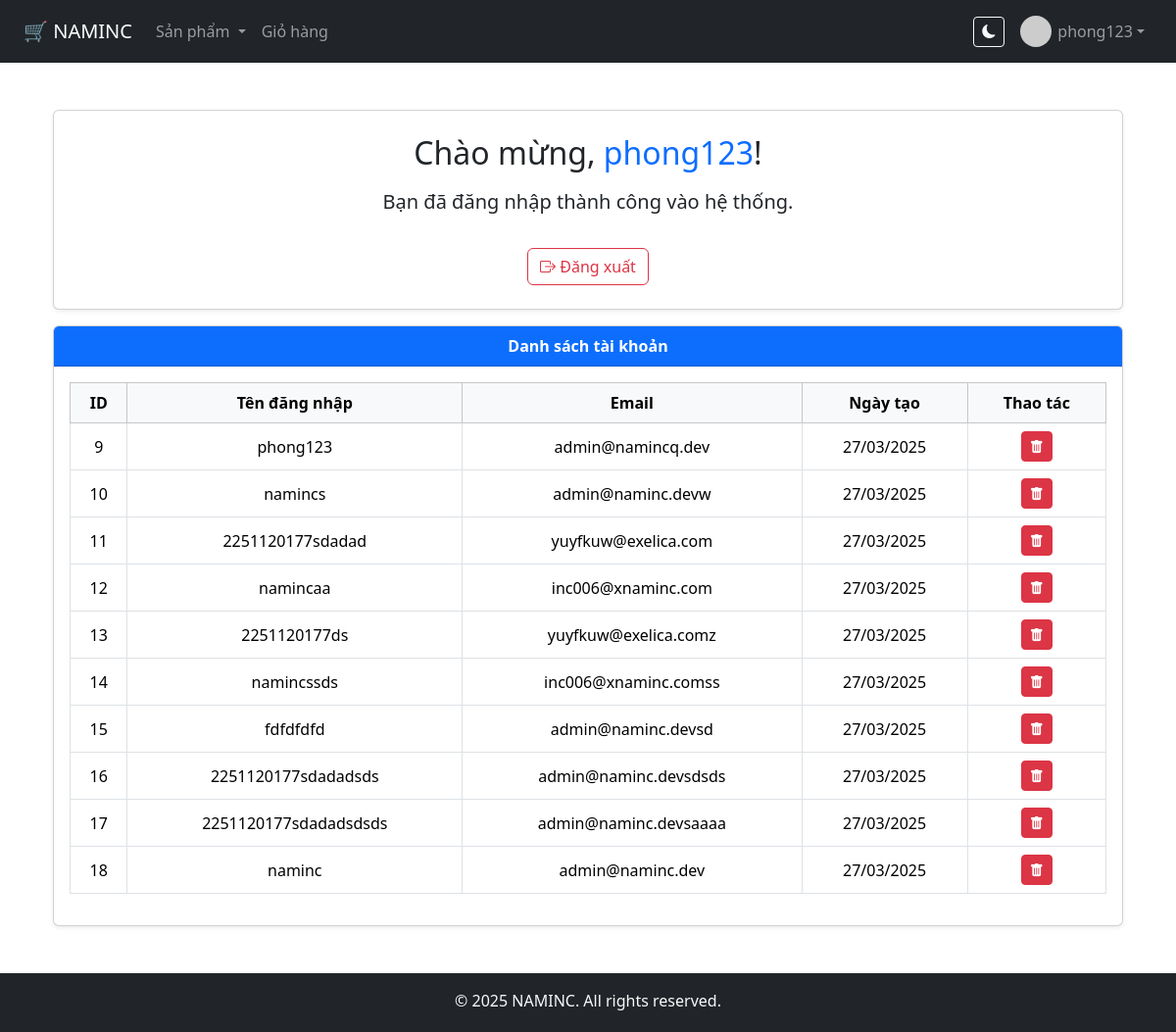
The app's page / (signed in) with its own data.
### tables this page shows
CREATE TABLE `users` (
  `id` int(11) NOT NULL,
  `username` varchar(50) NOT NULL,
  `email` varchar(100) NOT NULL,
  `password` varchar(255) NOT NULL,
  `created_at` timestamp NOT NULL DEFAULT current_timestamp()
);

### core/Controller.php (called while the page is built, shortened)
<?php
class Controller {
    public function model($model) {
        return new $model();
    }
    public function view($view, $data = []) {
        require_once "views/" . $view . ".php";
    }
}

### controllers/HomeController.php (called while the page is built, shortened)
<?php
class HomeController extends Controller {
    public function index() {
        $userModel = $this->model('User');
        $users = $userModel->getAllUsers();
        $this->view('home', ['users' => $users]);
    }
}

### core/App.php (called while the page is built, shortened)
<?php
class App {
    protected $action = 'index';
    public function __construct() {
        $url = $this->parseUrl();
        $this->controller = new $this->controller;
        $this->params = array_values($url);
        call_user_func_array([$this->controller, $this->action], $this->params);
    }
    public function parseUrl() {
        return [];
    }
}

### index.php (called while the page is built)
<?php
require_once 'core/App.php';
require_once 'core/Controller.php';
require_once 'core/Model.php';
$app = new App();

### core/Model.php (called while the page is built, shortened)
<?php
class Model {
    public function __construct() {
        $this->conn = new mysqli(LOCALHOST, USERNAME, PASSWORD, DB_NAME);
    }
}

### models/User.php (called while the page is built, shortened)
<?php
class User extends Model {
    public function getAllUsers() {
        $stmt = $this->conn->prepare("SELECT id, username, email, created_at FROM users ORDER BY id ASC");
        $stmt->execute();
        return $stmt->get_result()->fetch_all(MYSQLI_ASSOC);
    }
}

### views/home.php (the view, shortened to what this page needs)
<?php require_once 'views/layouts/header.php'; ?>
<div class="container mt-4 text-center">
    <div class="card p-4 shadow-sm">
        <h2 class="mb-3">Chào mừng, <span class="text-primary"><?= $_SESSION['user']['username'] ?></span>!</h2>
        <p class="lead">Bạn đã đăng nhập thành công vào hệ thống.</p>
        <div class="text-center">
            <a href="/auth/logout" class="btn btn-outline-danger mt-3 d-inline-block"><i class="bi bi-box-arrow-right"></i> Đăng xuất</a>
        </div>
    </div>
    <div class="col-12 col-sm-8 col-md-6 col-lg-12 mt-3">
        <div class="card shadow-sm mb-5">
            <div class="card-header bg-primary text-white">
                <strong>Danh sách tài khoản</strong>
            </div>
            <div class="card-body">
                <div class="table-responsive">
                    <table class="table table-bordered table-hover align-middle text-center">
                        <thead class="table-light">
                            <tr>
                                <th>ID</th>
                                <th>Tên đăng nhập</th>
                                <th>Email</th>
                                <th>Ngày tạo</th>
                                <th>Thao tác</th>
                            </tr>
                        </thead>
                        <tbody>
                            <?php if (!empty($data['users'])): ?>
                                <?php foreach ($data['users'] as $user): ?>
                                    <tr>
                                        <td><?= $user['id'] ?></td>
                                        <td><?= htmlspecialchars($user['username']) ?></td>
                                        <td><?= htmlspecialchars($user['email']) ?></td>
                                        <td><?= date('d/m/Y', strtotime($user['created_at'])) ?></td>
                                        <td>
                                            <form action="/user/delete" method="post" onsubmit="return confirm('Bạn có chắc muốn xoá tài khoản này?');">
                                                <button type="submit" class="btn btn-sm btn-danger"><i class="bi bi-trash-fill"></i></button>
                                            </form>
                                        </td>
                                    </tr>
                                <?php endforeach; ?>
                            <?php else: ?>
                                <tr>
                                    <td colspan="4">Không có tài khoản nào.</td>
                                </tr>
                            <?php endif; ?>
                        </tbody>
                    </table>
                </div>
            </div>
        </div>
    </div>
</div>
<?php require_once 'views/layouts/footer.php'; ?>

### views/layouts/header.php (shortened to what this page needs)
<!DOCTYPE html>
<html lang="vi" data-bs-theme="light">
<head>
    <link href="https://cdn.jsdelivr.net/npm/bootstrap@5.3.3/dist/css/bootstrap.min.css" rel="stylesheet">
    <link rel="stylesheet" href="https://cdn.jsdelivr.net/npm/bootstrap-icons@1.10.5/font/bootstrap-icons.css">
    <link rel="stylesheet" href="https://cdnjs.cloudflare.com/ajax/libs/font-awesome/6.0.0-beta3/css/all.min.css">
    <link rel="stylesheet" href="/assets/css/custom.css?v=<?= time() ?>">
</head>
<body>
    <nav class="navbar navbar-expand-lg navbar-dark bg-dark px-4">
        <a class="navbar-brand" href="/">🛒 NAMINC</a>
        <div class="collapse navbar-collapse" id="navbarMain">
            <ul class="navbar-nav me-auto">
            <li class="nav-item dropdown">
    <a class="nav-link dropdown-toggle" href="#" role="button" data-bs-toggle="dropdown">
        Sản phẩm
    </a>
</li>
                <li class="nav-item"><a class="nav-link" href="/cart/index">Giỏ hàng</a></li>
            </ul>
            <ul class="navbar-nav ms-auto">
                    <li class="nav-item d-flex align-items-center me-2">
                        <button class="btn btn-sm btn-outline-light" id="themeToggleBtn" onclick="toggleTheme()" title="Chuyển nền">
                         <i class="bi bi-moon-fill" id="themeIcon"></i>
                        </button>
                    </li>
                <?php if (!empty($_SESSION['user'])): ?>
                    <li class="nav-item dropdown">
                        <a class="nav-link dropdown-toggle d-flex align-items-center" href="#" data-bs-toggle="dropdown">
                            <img src="https://i.pravatar.cc/150?u=<?= $_SESSION['user']['username'] ?>" class="avatar-circle">
                            <?= $_SESSION['user']['username'] ?>
                        </a>
                    </li>
                <?php else: ?>
                    <li class="nav-item"><a class="nav-link" href="/auth/login">Đăng nhập</a></li>
                    <li class="nav-item"><a class="nav-link" href="/auth/register">Đăng ký</a></li>
                <?php endif; ?>
            </ul>
        </div>
    </nav>
    <div class="container mt-4">

### views/layouts/footer.php (shortened to what this page needs)
</div>
<footer class="bg-dark text-light text-center py-3 mt-auto">
    <div class="container">
        <p class="mb-1">© <?= date('Y') ?> NAMINC. All rights reserved.</p>
    </div>
</footer>
</body>
</html>

### assets/css/custom.css (style rules this page uses)
html, body { height: 100%; margin: 0; }
body { display: flex; flex-direction: column; }
.avatar-circle { width: 32px; height: 32px; border-radius: 50%; object-fit: cover; margin-right: 6px; }

### records on screen
users: id "9", username "phong123", email "admin@namincq.dev", created_at "27/03/2025"
users: id "10", username "namincs", email "admin@naminc.devw", created_at "27/03/2025"
users: id "11", username "2251120177sdadad", email "yuyfkuw@exelica.com", created_at "27/03/2025"
users: id "12", username "namincaa", email "inc006@xnaminc.com", created_at "27/03/2025"
users: id "13", username "2251120177ds", email "yuyfkuw@exelica.comz", created_at "27/03/2025"
users: id "14", username "namincssds", email "inc006@xnaminc.comss", created_at "27/03/2025"
users: id "15", username "fdfdfdfd", email "admin@naminc.devsd", created_at "27/03/2025"
users: id "16", username "2251120177sdadadsds", email "admin@naminc.devsdsds", created_at "27/03/2025"
users: id "17", username "2251120177sdadadsdsds", email "admin@naminc.devsaaaa", created_at "27/03/2025"
users: id "18", username "naminc", email "admin@naminc.dev", created_at "27/03/2025"

### other values on screen
$_SESSION['user']['username'] "phong123"
